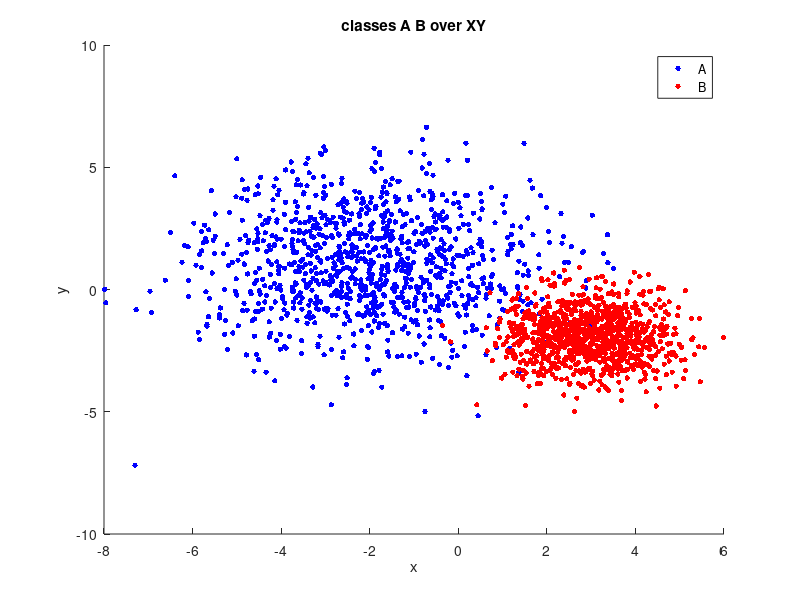
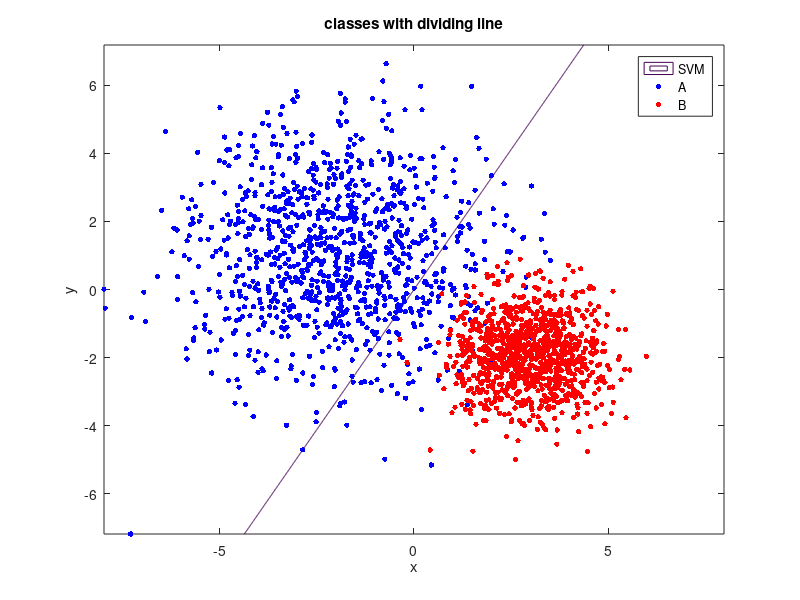
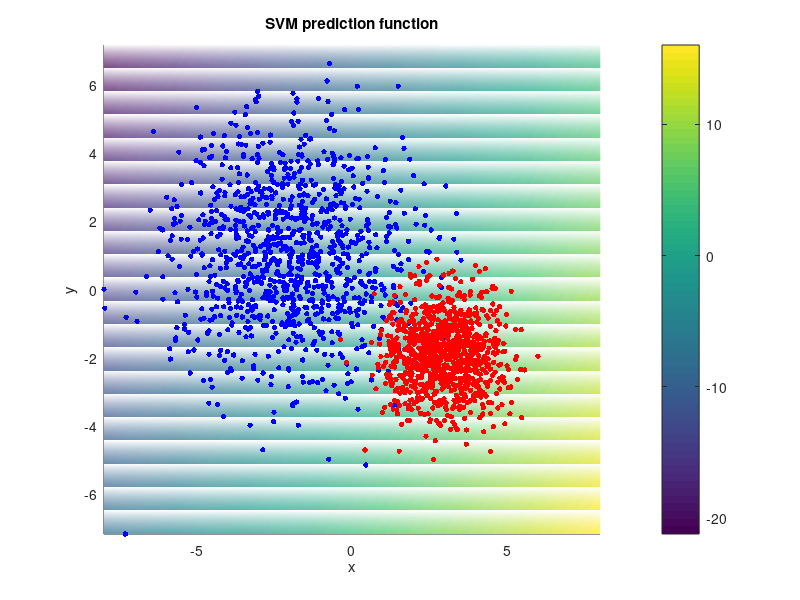

Reproduce these figures in MATLAB, in order.
%Gilad & Ronen 24/03/17
%Description:
%trying out SVM, using normal distribution of two classes with means around
%different points.

close all;
clear all;
clc;
disp(' SVM, using normal distribution of two classes with');
disp('means around different points.');
disp('-----------------------------------------------------');

%% two normally distributed groups around different points

%number of points for each class:
n1=1000;
%class A:
m_a= [-2,1];    %mean of A
s_a= 2;     %sigma of A
A_class= s_a*randn(n1,2)+ones(n1,1)*m_a;  %vector of class A

%class B:
m_b= [3,-2];    %mean of B
s_b= 1;     %sigma of B
B_class= s_b*randn(n1,2)+ones(n1,1)*m_b;  %vector of class B

%plot A and B on xy graph:
figure(1)
scatter(A_class(:,1),A_class(:,2),15,'b','filled');
%scatter(A_class(:,1),A_class(:,2),20,'+');
hold on;
scatter(B_class(:,1),B_class(:,2),15,'r','filled');
title('classes A B over XY');
xlabel('x');
ylabel('y');
legend('A','B');

%% Training the SVM with two classes A and B:
train_AB = [A_class;B_class];
label_AB = [ones(n1,1);-ones(n1,1)];
SVM_AB_model = fitcsvm(train_AB,label_AB);

%find the areas of each class
max_x = max(abs(train_AB(:,1)));
max_y = max(abs(train_AB(:,2)));
k= 1000; %number of points in mesh
mesh_x = linspace(-max_x,max_x,k);
mesh_y = linspace(-max_y,max_y,k);
[X,~] = meshgrid(mesh_x);
[~,Y] = meshgrid(mesh_y);
[~,score_AB] = predict(SVM_AB_model,[X(:),Y(:)]);
reshaped_score_AB = reshape(score_AB(:,2),size(X));

%% Plotting SVM and A and B:
% plot line dividing between classes.
figure(2)
contour(X,Y,reshaped_score_AB,1);
title('classes with dividing line');
xlabel('x');
ylabel('y');
hold on;
scatter(A_class(:,1),A_class(:,2),15,'b','filled');
%scatter(A_class(:,1),A_class(:,2),20,'+');
hold on;
scatter(B_class(:,1),B_class(:,2),15,'r','filled');
legend('SVM','A','B');


%Classifier in mesh:
figure(3)
mesh(X,Y,reshaped_score_AB);
view(0,90);
colorbar;
title('SVM prediction function');
xlabel('x');
ylabel('y');
zlabel('SVM prediction');
xlim([min(min(X)),max(max(X))]);
ylim([min(min(Y)),max(max(Y))]);
hold on;
scatter3(A_class(:,1),A_class(:,2),ones(length(A_class),1)*100,15,'b','filled');
%scatter(A_class(:,1),A_class(:,2),20,'+');
scatter3(B_class(:,1),B_class(:,2),ones(length(B_class),1)*100,15,'r','filled');

%% Test:
%Question: is there a nifty way to check how good the model is?

A_test= s_a*randn(n1,2)+ones(n1,1)*m_a;  %vector of class A
B_test= s_b*randn(n1,2)+ones(n1,1)*m_b;  %vector of class B

A_test_outcome = predict(SVM_AB_model,A_test);
B_test_outcome = predict(SVM_AB_model,B_test);
A_test_grade = 100*(sum(A_test_outcome)+length(A_test))/(2*length(A_test));
B_test_grade = -100*(sum(B_test_outcome)-length(B_test))/(2*length(B_test));

A_str = sprintf('Success percantage for A class: %2.1f%%',A_test_grade);
B_str = sprintf('Success percantage for B class: %2.1f%%',B_test_grade);

disp(A_str);
disp(B_str);
















